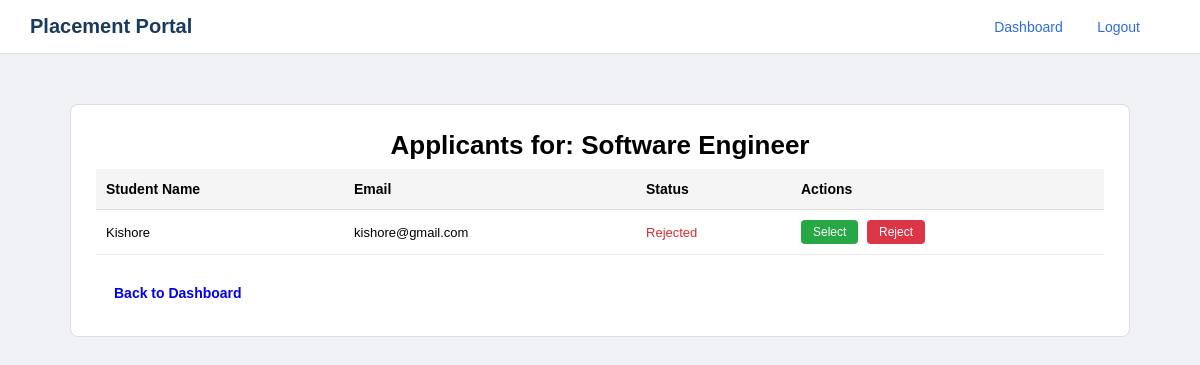
Screenshot of /view_applicants/1 (signed in) with the database file from the repository.
### tables this page shows
CREATE TABLE jobs (
        id INTEGER PRIMARY KEY AUTOINCREMENT,
        company_id INTEGER,
        title TEXT,
        description TEXT,
        eligibility TEXT,
        deadline TEXT,
        status TEXT DEFAULT 'Pending'
    );

CREATE TABLE applications (
        id INTEGER PRIMARY KEY AUTOINCREMENT,
        student_id INTEGER,
        job_id INTEGER,
        status TEXT DEFAULT 'Applied'
    );

CREATE TABLE students (
        id INTEGER PRIMARY KEY AUTOINCREMENT,
        name TEXT,
        email TEXT,
        password TEXT,
        phone TEXT,
        department TEXT,
        year TEXT,
        cgpa REAL,
        resume_filename TEXT
    );

### app.py (the view)
@app.route('/view_applicants/<int:job_id>')
def view_applicants_for_job(job_id):
    if 'company_id' not in session:
        return redirect('/login')
    company_id = session['company_id']
    conn = sqlite3.connect('database.db')
    cursor = conn.cursor()
    cursor.execute("SELECT * FROM jobs WHERE id=? AND company_id=?", (job_id, company_id))
    job = cursor.fetchone()
    if not job:
        conn.close()
        flash("Job not found or unauthorized")
        return redirect('/company_dashboard')
    cursor.execute('''
    SELECT applications.id, students.name, students.email, applications.status
    FROM applications
    JOIN students ON applications.student_id = students.id
    WHERE applications.job_id=?
    ''', (job_id,))
    applicants = cursor.fetchall()
    conn.close()
    return render_template('view_applicants.html', applicants=applicants, job=job)

### templates/view_applicants.html (shortened to what this page needs)
<!DOCTYPE html>
<html lang="en">
<head>
    <link rel="stylesheet" href="{{ url_for('static', filename='style.css') }}">
</head>
<body>
<div class="navbar">
    <span class="logo">Placement Portal</span>
    <div>
        <a href="/company_dashboard" class="nav-link">Dashboard</a>
        <a href="/logout" class="nav-link">Logout</a>
    </div>
</div>
<div class="container">
    <div class="card">
        <h2>Applicants for: {{ job[2] if job else 'Job' }}</h2>
        {% if applicants %}
        <table class="admin-table">
            <thead>
                <tr>
                    <th>Student Name</th>
                    <th>Email</th>
                    <th>Status</th>
                    <th>Actions</th>
                </tr>
            </thead>
            <tbody>
                {% for applicant in applicants %}
                <tr>
                    <td>{{ applicant[1] }}</td>
                    <td>{{ applicant[2] }}</td>
                    <td>
                        {% if applicant[3] == 'Selected' %}
                            <span class="status-approved">Selected</span>
                        {% elif applicant[3] == 'Rejected' %}
                            <span class="status-rejected">Rejected</span>
                        {% else %}
                            <span class="status-pending">{{ applicant[3] }}</span>
                        {% endif %}
                    </td>
                    <td>
                        <a href="#confirm-select-{{ applicant[0] }}" class="btn-approve">Select</a>
                        <a href="#confirm-reject-{{ applicant[0] }}" class="btn-reject">Reject</a>
                    </td>
                </tr>
                {% endfor %}
            </tbody>
        </table>
        {% else %}
            <p class="empty-state">No applicants have applied for this job yet.</p>
        {% endif %}
        <div style="margin-top: 20px;">
            <a href="/company_dashboard" class="btn">Back to Dashboard</a>
        </div>
    </div>
</div>
</body>
</html>

### static/style.css (style rules this page uses)
* { margin: 0; padding: 0; box-sizing: border-box; }
body { font-family: Arial, sans-serif; background: #f0f2f5; }
.navbar { background: white; padding: 15px 30px; display: flex; justify-content: space-between; align-items: center; border-bottom: 1px solid #ddd; }
.navbar a { margin-right: 30px; }
.logo { font-size: 20px; font-weight: bold; color: #1a3a5c; }
.nav-link { color: #2d6cdf; text-decoration: none; font-size: 14px; }
.container { max-width: 1100px; margin: 0 auto; padding: 30px 20px; }
.card { background: white; border-radius: 8px; border: 1px solid #ddd; padding: 25px; }
.card h2 { font-size: 26px; margin-bottom: 8px; color: black; text-align: center; font-weight: bold; }
.card { position: relative; margin-top: 20px; }
.btn { display: inline-block; padding: 10px 18px; border-radius: 6px; text-decoration: none; font-size: 14px; font-weight: 600; border: none; cursor: pointer; text-align: center; }
.admin-table { width: 100%; border-collapse: collapse; }
.admin-table th { background: #f5f5f5; padding: 12px 10px; text-align: left; border-bottom: 1px solid #ddd; font-size: 14px; font-weight: bold; }
.admin-table td { padding: 10px; border-bottom: 1px solid #eee; font-size: 13px; }
.btn-approve { background: #28a745; color: white; padding: 5px 12px; border-radius: 4px; text-decoration: none; font-size: 12px; margin-right: 5px; display: inline-block; }
.btn-reject { background: #dc3545; color: white; padding: 5px 12px; border-radius: 4px; text-decoration: none; font-size: 12px; display: inline-block; }
.status-rejected { color: #d32f2f; }

### rows the page displays
jobs: title "Software Engineer"
applications: name "Kishore", email "kishore@gmail.com", status "Rejected"
